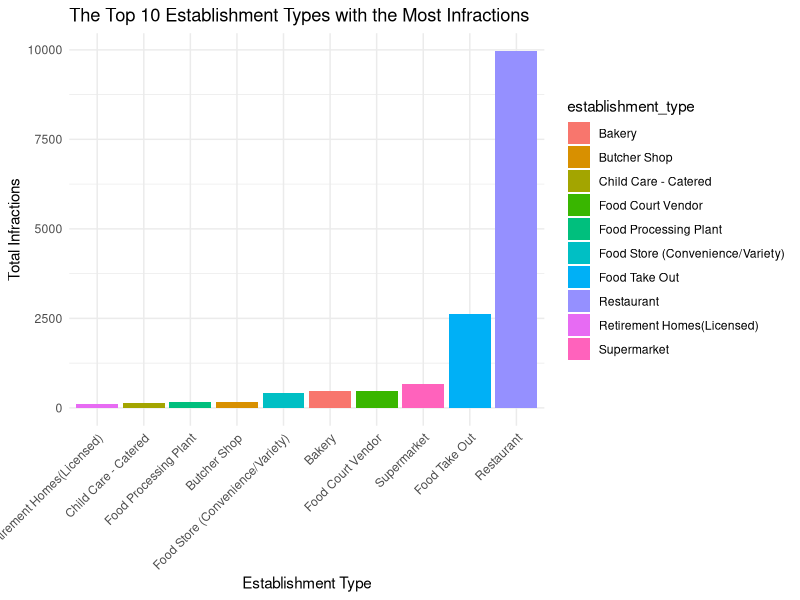
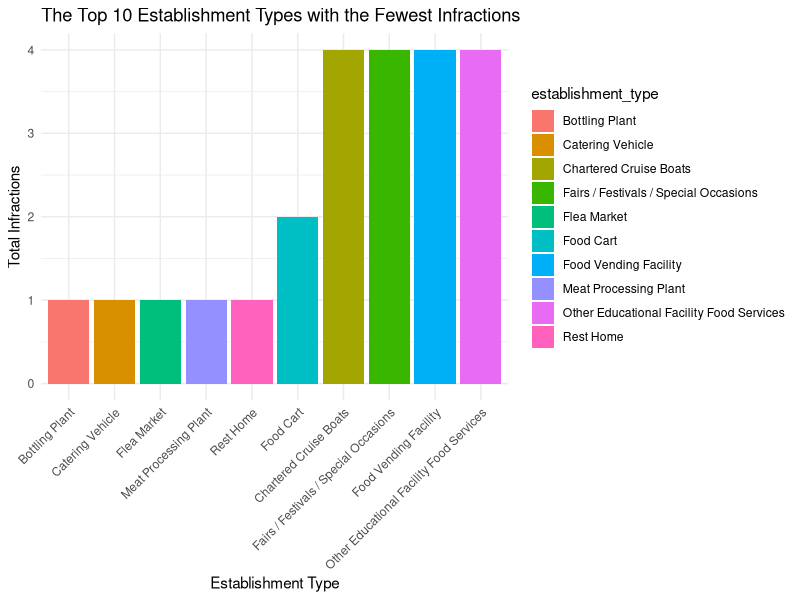

The R script that drew these images, in order:
#### Preamble ####
# Purpose: Explore the cleaned data from "outputs/data/cleaned_data.csv"
# Author: Heyucheng Zhang
# Date: 17 January 2024 
# Contact: heyucheng.zhang@mail.utoronto.ca
# License: None
# Pre-requisites: 00-simulate_data.R，01-download_data.R 02-data_cleaning.R and 03-test_data.R


#### Workspace setup ####
install.packages("knitr")
library(tidyverse)
library(knitr)

#### Explore ####
# Read data
cleaned_data <- read_csv("outputs/data/cleaned_data.csv")

# Make a summary of infractions by establishment type
summary <- cleaned_data |>
  # Group data by establishment type
  group_by(establishment_type) |> 
  # Calculate the sum of significant and crucial infractions
  summarise(significant_infractions = sum(severity == "S - Significant"),
            crucial_infractions = sum(severity == "C - Crucial")) |> 
  # Add a new column to sum the significant and crucial infractions for total infractions
  mutate(total_infractions = significant_infractions + crucial_infractions) |>
  # Ungroup data
  ungroup() |>
  # Arrange data in descending order of total infractions
  arrange(desc(total_infractions))

# Extract the top 10 records and the bottom 10 records
top_10 <- head(summary, 10)
summary_asc <- summary |> arrange(total_infractions)
bottom_10 <- head(summary_asc, 10)

#### Tables ####

# Make tables by using knitr
top_10 |> kable()
bottom_10 |> kable()

#### Graphs ####

# Make graphs by using ggplot2
top_10 |> 
  ggplot(aes(x = reorder(establishment_type, total_infractions), 
             y = total_infractions, fill = establishment_type)) +
  geom_col() +
  labs(title = "The Top 10 Establishment Types with the Most Infractions",
       x = "Establishment Type", y = "Total Infractions") +
  theme_minimal() +
  theme(axis.text.x = element_text(angle = 45, hjust = 1))

bottom_10 |>
  ggplot(aes(x = reorder(establishment_type, total_infractions), 
             y = total_infractions, fill = establishment_type)) +
  geom_col() +
  labs(title = "The Top 10 Establishment Types with the Fewest Infractions",
       x = "Establishment Type", y = "Total Infractions") +
  theme_minimal() +
  theme(axis.text.x = element_text(angle = 45, hjust = 1))

#### Save analysis data ####
write_csv(summary, "outputs/data/analysis_data.csv")
